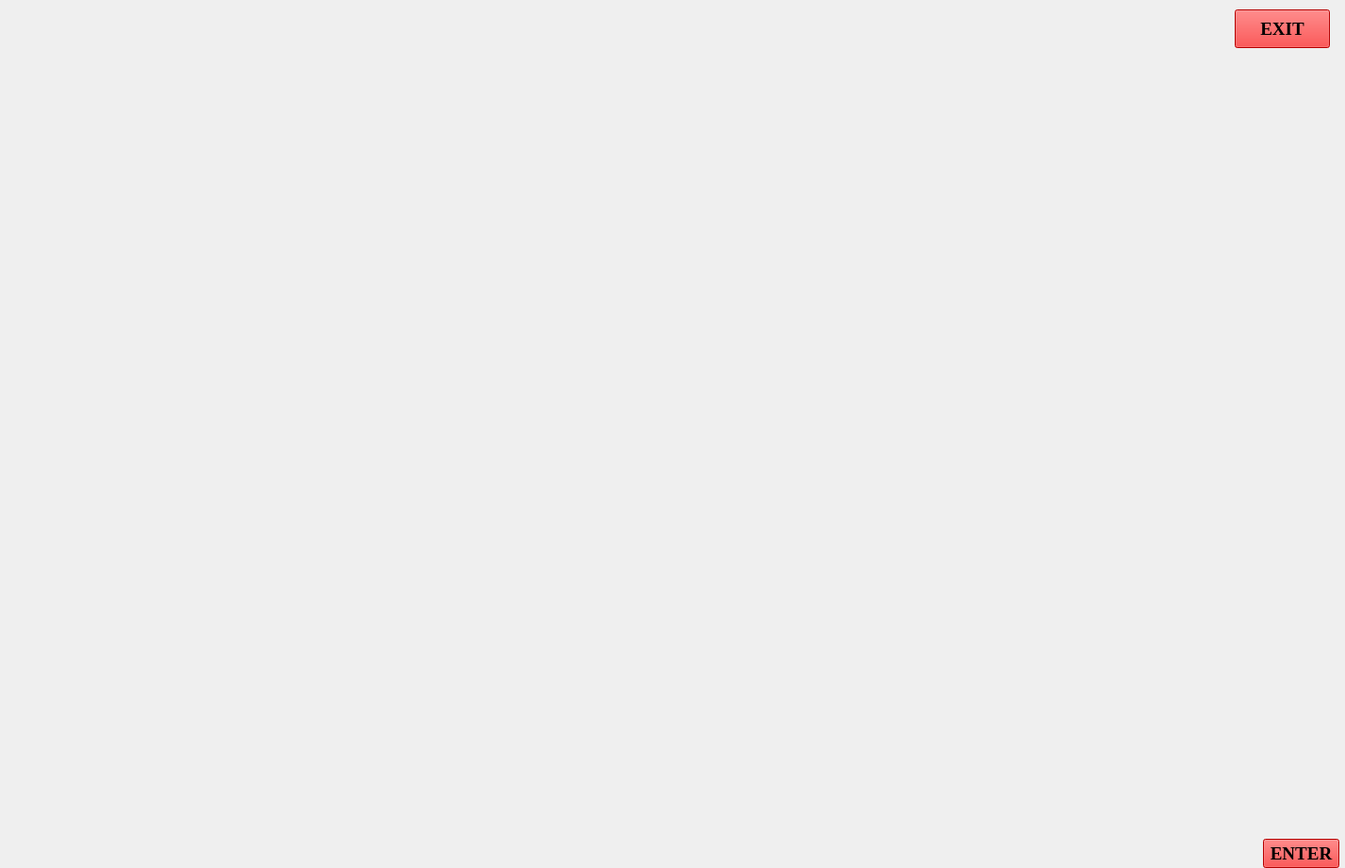
<?xml version="1.0" encoding="UTF-8"?>
<ui version="4.0">
 <class>jarvisGUI</class>
 <widget class="QMainWindow" name="jarvisGUI">
  <property name="geometry">
   <rect>
    <x>0</x>
    <y>0</y>
    <width>1427</width>
    <height>921</height>
   </rect>
  </property>
  <property name="windowTitle">
   <string>MainWindow</string>
  </property>
  <widget class="QWidget" name="centralwidget">
   <widget class="QLabel" name="label">
    <property name="geometry">
     <rect>
      <x>-4</x>
      <y>-7</y>
      <width>1431</width>
      <height>831</height>
     </rect>
    </property>
    <property name="text">
     <string/>
    </property>
    <property name="pixmap">
     <pixmap>jarvis gif/7LP8.gif</pixmap>
    </property>
    <property name="scaledContents">
     <bool>true</bool>
    </property>
   </widget>
   <widget class="QLabel" name="label_2">
    <property name="geometry">
     <rect>
      <x>1100</x>
      <y>480</y>
      <width>281</width>
      <height>241</height>
     </rect>
    </property>
    <property name="text">
     <string/>
    </property>
    <property name="pixmap">
     <pixmap>jarvis gif/spheres-motion-for-ai-product-design-by-gleb-large.gif</pixmap>
    </property>
    <property name="scaledContents">
     <bool>true</bool>
    </property>
   </widget>
   <widget class="QLabel" name="label_3">
    <property name="geometry">
     <rect>
      <x>0</x>
      <y>-10</y>
      <width>401</width>
      <height>161</height>
     </rect>
    </property>
    <property name="text">
     <string/>
    </property>
    <property name="pixmap">
     <pixmap>jarvis gif/T8bahf.gif</pixmap>
    </property>
    <property name="scaledContents">
     <bool>true</bool>
    </property>
   </widget>
   <widget class="QPushButton" name="pushButton_2">
    <property name="geometry">
     <rect>
      <x>1310</x>
      <y>10</y>
      <width>101</width>
      <height>41</height>
     </rect>
    </property>
    <property name="font">
     <font>
      <family>Times New Roman</family>
      <pointsize>14</pointsize>
      <weight>75</weight>
      <bold>true</bold>
     </font>
    </property>
    <property name="styleSheet">
     <string notr="true">background-color: rgb(255, 0, 0);
</string>
    </property>
    <property name="text">
     <string>EXIT</string>
    </property>
   </widget>
   <widget class="QLabel" name="logo">
    <property name="geometry">
     <rect>
      <x>36</x>
      <y>443</y>
      <width>331</width>
      <height>261</height>
     </rect>
    </property>
    <property name="text">
     <string/>
    </property>
    <property name="pixmap">
     <pixmap>jarvis gif/jarvis.gif</pixmap>
    </property>
    <property name="scaledContents">
     <bool>true</bool>
    </property>
   </widget>
   <widget class="QLabel" name="lower_backgroung">
    <property name="geometry">
     <rect>
      <x>0</x>
      <y>760</y>
      <width>1431</width>
      <height>161</height>
     </rect>
    </property>
    <property name="text">
     <string/>
    </property>
    <property name="pixmap">
     <pixmap>jarvis gif/sound-wave-waves.gif</pixmap>
    </property>
    <property name="scaledContents">
     <bool>true</bool>
    </property>
   </widget>
   <widget class="QLabel" name="listening_label">
    <property name="geometry">
     <rect>
      <x>1100</x>
      <y>20</y>
      <width>201</width>
      <height>171</height>
     </rect>
    </property>
    <property name="text">
     <string/>
    </property>
    <property name="pixmap">
     <pixmap>jarvis gif/sirilike.gif</pixmap>
    </property>
    <property name="scaledContents">
     <bool>true</bool>
    </property>
   </widget>
   <widget class="QLabel" name="speaking_label">
    <property name="geometry">
     <rect>
      <x>1100</x>
      <y>20</y>
      <width>201</width>
      <height>171</height>
     </rect>
    </property>
    <property name="text">
     <string/>
    </property>
    <property name="pixmap">
     <pixmap>jarvis gif/ava_ai.gif</pixmap>
    </property>
    <property name="scaledContents">
     <bool>true</bool>
    </property>
   </widget>
   <widget class="QLabel" name="processing_label">
    <property name="geometry">
     <rect>
      <x>1100</x>
      <y>20</y>
      <width>201</width>
      <height>171</height>
     </rect>
    </property>
    <property name="text">
     <string/>
    </property>
    <property name="pixmap">
     <pixmap>jarvis gif/a064a7f04f9ecbf99cc543f1ba976adb69949e71_hq.gif</pixmap>
    </property>
    <property name="scaledContents">
     <bool>true</bool>
    </property>
   </widget>
   <widget class="QTextEdit" name="terminalOutputBox">
    <property name="geometry">
     <rect>
      <x>0</x>
      <y>770</y>
      <width>1331</width>
      <height>111</height>
     </rect>
    </property>
    <property name="font">
     <font>
      <family>Times New Roman</family>
      <pointsize>10</pointsize>
      <weight>75</weight>
      <bold>true</bold>
     </font>
    </property>
    <property name="styleSheet">
     <string notr="true">color: rgb(0, 255, 0);
background-color:transparent;
border:none;
</string>
    </property>
   </widget>
   <widget class="QLineEdit" name="terminalInputBox">
    <property name="geometry">
     <rect>
      <x>0</x>
      <y>890</y>
      <width>1331</width>
      <height>31</height>
     </rect>
    </property>
    <property name="font">
     <font>
      <family>Times New Roman</family>
      <pointsize>10</pointsize>
      <weight>75</weight>
      <bold>true</bold>
     </font>
    </property>
    <property name="styleSheet">
     <string notr="true">color: rgb(0, 255, 0);
background-color:transparent;
border:none;
</string>
    </property>
   </widget>
   <widget class="QPushButton" name="enterBotton">
    <property name="geometry">
     <rect>
      <x>1340</x>
      <y>890</y>
      <width>81</width>
      <height>31</height>
     </rect>
    </property>
    <property name="font">
     <font>
      <family>Times New Roman</family>
      <pointsize>14</pointsize>
      <weight>75</weight>
      <bold>true</bold>
     </font>
    </property>
    <property name="styleSheet">
     <string notr="true">background-color: rgb(255, 0, 0);
</string>
    </property>
    <property name="text">
     <string>ENTER</string>
    </property>
   </widget>
  </widget>
 </widget>
 <resources/>
 <connections/>
</ui>
